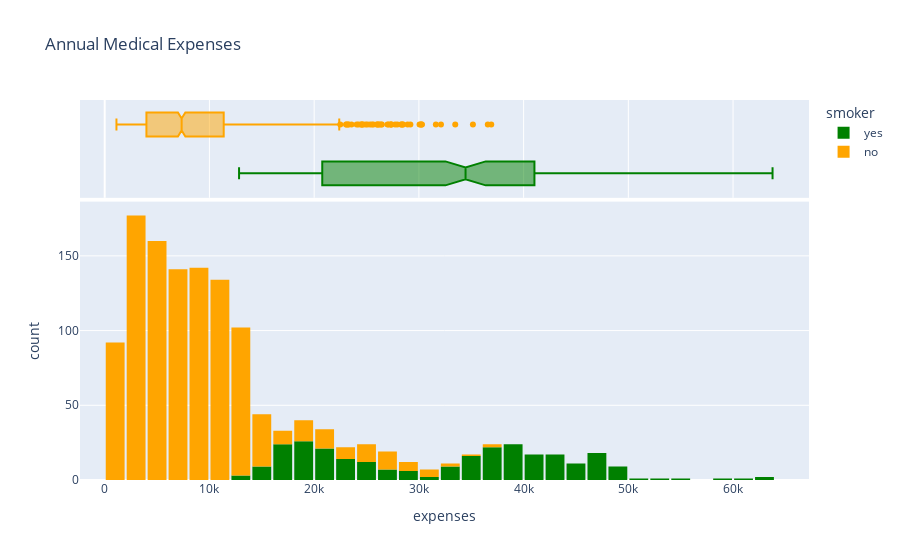

Notebook code for this chart:
### Markdown cell above
# Expenses:
The distribution of annual medical expenses can be visualized to understand overall spending patterns. Additionally, separating the data by smoking status allows comparison of expenses between smokers and non-smokers, highlighting differences relevant to prediction.

### Code cell
fig = px.histogram(df,
                    x='expenses',
                    marginal='box',
                    color='smoker',
                    color_discrete_sequence=['green', 'orange'],
                    title="Annual Medical Expenses")

fig.update_layout(bargap=0.1)
fig.show()

### Figure 1 — Plotly figure (JSON) as saved in the notebook; plotly's stock layout.template omitted (floating-point values rounded to 4 significant figures; data arrays with more than 128 entries replaced by an {"elided": "..."} marker saying what was removed)
{"data": [{"bingroup": "x", "hovertemplate": "smoker=yes<br>expenses=%{x}<br>count=%{y}<extra></extra>", "legendgroup": "yes", "marker": {"color": "green", "pattern": {"shape": ""}}, "name": "yes", "orientation": "v", "showlegend": true, "type": "histogram", "x": {"elided": "274 float values"}, "xaxis": "x", "yaxis": "y"}, {"hovertemplate": "smoker=yes<br>expenses=%{x}<extra></extra>", "legendgroup": "yes", "marker": {"color": "green"}, "name": "yes", "notched": true, "showlegend": false, "type": "box", "x": {"elided": "274 float values"}, "xaxis": "x2", "yaxis": "y2"}, {"bingroup": "x", "hovertemplate": "smoker=no<br>expenses=%{x}<br>count=%{y}<extra></extra>", "legendgroup": "no", "marker": {"color": "orange", "pattern": {"shape": ""}}, "name": "no", "orientation": "v", "showlegend": true, "type": "histogram", "x": {"elided": "1064 float values"}, "xaxis": "x", "yaxis": "y"}, {"hovertemplate": "smoker=no<br>expenses=%{x}<extra></extra>", "legendgroup": "no", "marker": {"color": "orange"}, "name": "no", "notched": true, "showlegend": false, "type": "box", "x": {"elided": "1064 float values"}, "xaxis": "x2", "yaxis": "y2"}], "layout": {"bargap": 0.1, "barmode": "relative", "legend": {"title": {"text": "smoker"}, "tracegroupgap": 0}, "title": {"text": "Annual Medical Expenses"}, "xaxis": {"anchor": "y", "domain": [0, 1], "title": {"text": "expenses"}}, "xaxis2": {"anchor": "y2", "domain": [0, 1], "matches": "x", "showgrid": true, "showticklabels": false}, "yaxis": {"anchor": "x", "domain": [0, 0.7326], "title": {"text": "count"}}, "yaxis2": {"anchor": "x2", "domain": [0.7426, 1], "matches": "y2", "showgrid": false, "showline": false, "showticklabels": false, "ticks": ""}}}
